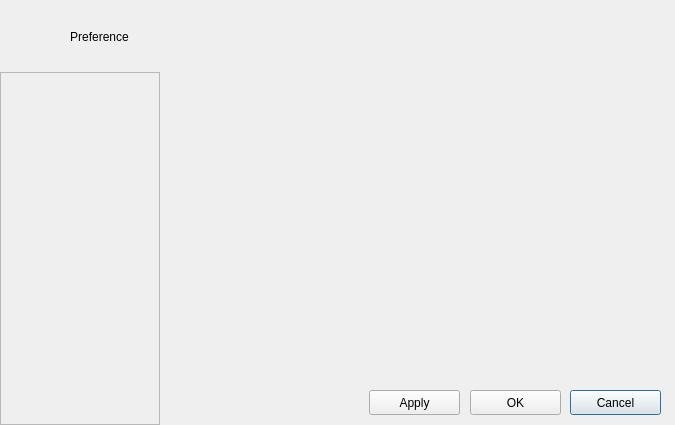
<?xml version="1.0" encoding="UTF-8"?>
<ui version="4.0">
 <class>PreferencesDialog</class>
 <widget class="QDialog" name="PreferencesDialog">
  <property name="geometry">
   <rect>
    <x>0</x>
    <y>0</y>
    <width>675</width>
    <height>425</height>
   </rect>
  </property>
  <property name="windowTitle">
   <string>Milis Video - Preferences</string>
  </property>
  <widget class="QWidget" name="title_widget" native="true">
   <property name="geometry">
    <rect>
     <x>0</x>
     <y>0</y>
     <width>160</width>
     <height>425</height>
    </rect>
   </property>
   <widget class="QLabel" name="title_label">
    <property name="geometry">
     <rect>
      <x>49</x>
      <y>20</y>
      <width>101</width>
      <height>33</height>
     </rect>
    </property>
    <property name="text">
     <string>Preference</string>
    </property>
    <property name="alignment">
     <set>Qt::AlignCenter</set>
    </property>
   </widget>
   <widget class="QFrame" name="sections">
    <property name="geometry">
     <rect>
      <x>0</x>
      <y>72</y>
      <width>160</width>
      <height>353</height>
     </rect>
    </property>
    <property name="sizePolicy">
     <sizepolicy hsizetype="MinimumExpanding" vsizetype="Preferred">
      <horstretch>0</horstretch>
      <verstretch>0</verstretch>
     </sizepolicy>
    </property>
    <property name="frameShape">
     <enum>QFrame::StyledPanel</enum>
    </property>
    <property name="frameShadow">
     <enum>QFrame::Raised</enum>
    </property>
   </widget>
   <widget class="QLabel" name="icon_label">
    <property name="geometry">
     <rect>
      <x>14</x>
      <y>20</y>
      <width>32</width>
      <height>32</height>
     </rect>
    </property>
    <property name="text">
     <string/>
    </property>
    <property name="alignment">
     <set>Qt::AlignCenter</set>
    </property>
   </widget>
  </widget>
  <widget class="QStackedWidget" name="pages">
   <property name="geometry">
    <rect>
     <x>181</x>
     <y>20</y>
     <width>470</width>
     <height>360</height>
    </rect>
   </property>
   <property name="sizePolicy">
    <sizepolicy hsizetype="Expanding" vsizetype="Preferred">
     <horstretch>0</horstretch>
     <verstretch>0</verstretch>
    </sizepolicy>
   </property>
   <property name="currentIndex">
    <number>-1</number>
   </property>
  </widget>
  <widget class="QPushButton" name="cancelButton">
   <property name="geometry">
    <rect>
     <x>570</x>
     <y>390</y>
     <width>91</width>
     <height>25</height>
    </rect>
   </property>
   <property name="text">
    <string>Cancel</string>
   </property>
  </widget>
  <widget class="QPushButton" name="applyButton">
   <property name="geometry">
    <rect>
     <x>369</x>
     <y>390</y>
     <width>91</width>
     <height>25</height>
    </rect>
   </property>
   <property name="text">
    <string>Apply</string>
   </property>
  </widget>
  <widget class="QPushButton" name="okButton">
   <property name="geometry">
    <rect>
     <x>470</x>
     <y>390</y>
     <width>91</width>
     <height>25</height>
    </rect>
   </property>
   <property name="text">
    <string>OK</string>
   </property>
  </widget>
 </widget>
 <resources/>
 <connections/>
</ui>
